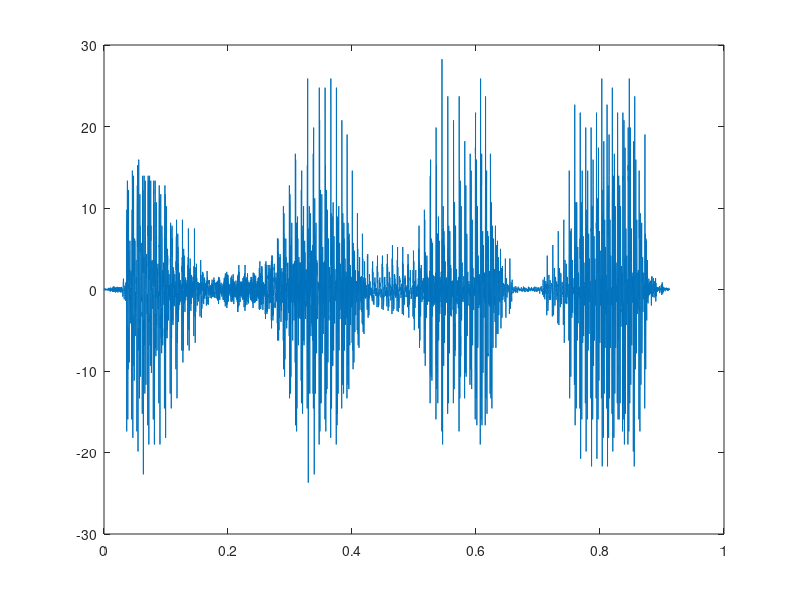

Write MATLAB code to recreate this figure. (Note: this script raises an error after producing the figure.)
%Sean Basler
%Lab6 Q4
%***************************
clear all; close all; clc;
%***************************

load tyo.mat
fs = 1/T;

t = 0:T:(length(tyo)-1)*T;
figure(1);
plot(t,tyo);

dfm = 1;
[f,X,N,no] = ctft(t,tyo,dfm);

figure(2);
plot(f,abs(X));
xlim([0 fs/2]);

soundsc(tyo,fs);